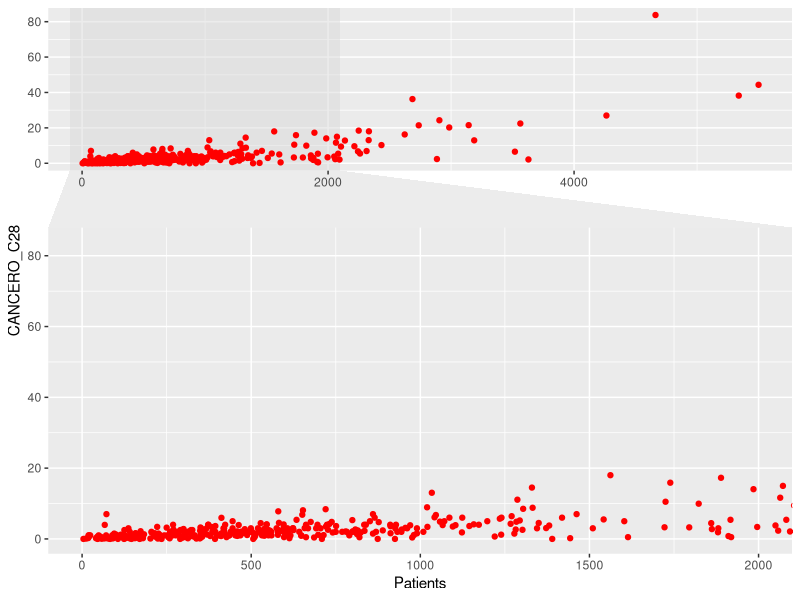
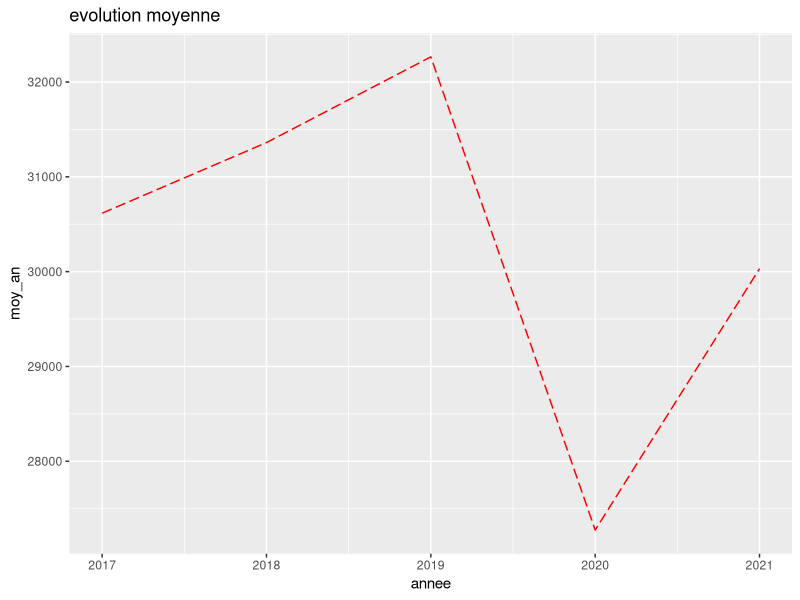
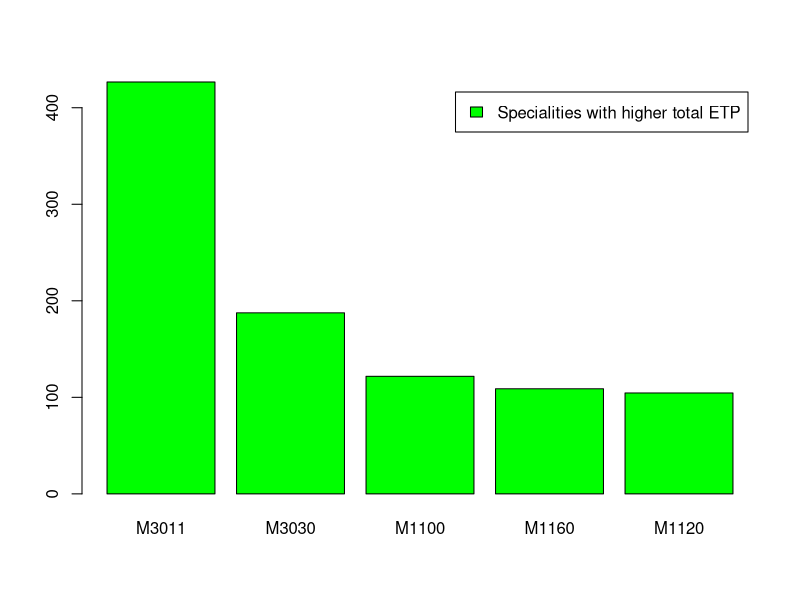
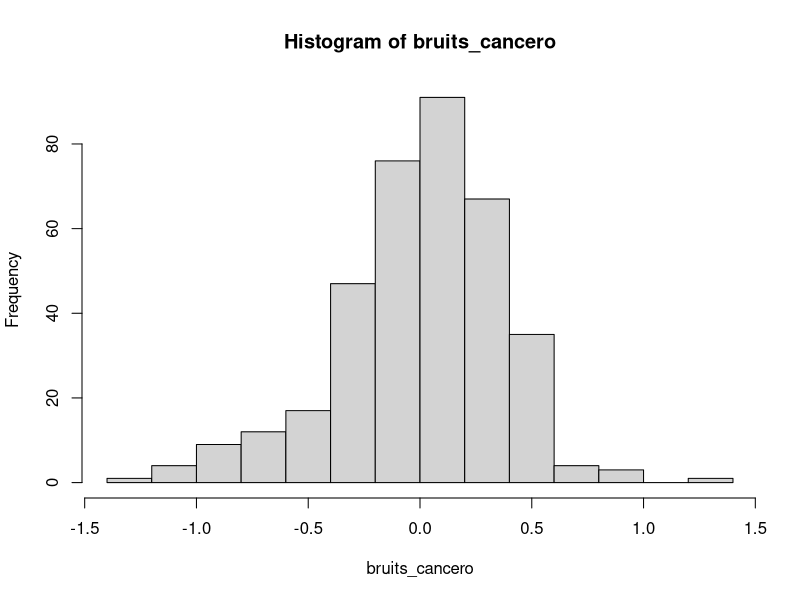
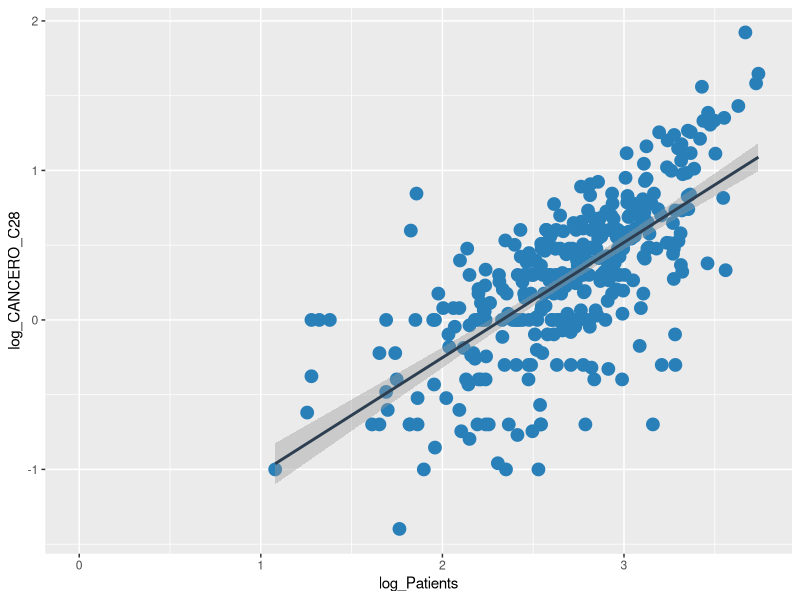

Write R code to recreate these figures, in order.
## ---- chunk 1
#To run first
#Imports of packages
library('tidyverse')
library("ggforce") #for graphs
library("dplyr") #for sql data manipulation
library("sqldf")
library("lmtest") #for Breusch-Pagan Test for etero
## ---- chunk 2

getwd()
setwd(dirname(rstudioapi::getActiveDocumentContext()$path))

cancero <- read.csv(file = "Donnees-20221103/CANCERO_2019.csv",
                    header = TRUE, sep = ";", dec = ".")

desc_cancero <- read.csv(file = "Donnees-20221103/Desc_Cancero_Urgences.csv",
                         header = TRUE, sep = ",", dec = ".")

urgences2017  <- read.csv(file = "Donnees-20221103/URGENCES2_2017.csv",
                         header = TRUE, sep = ";", dec = ".")

urgences2018  <- read.csv(file = "Donnees-20221103/URGENCES2_2018.csv",
                         header = TRUE, sep = ";", dec = ".")

urgences2019  <- read.csv(file = "Donnees-20221103/URGENCES2_2019.csv",
                         header = TRUE, sep = ";", dec = ".")

urgences2020  <- read.csv(file = "Donnees-20221103/URGENCES2_2020.csv",
                         header = TRUE, sep = ";", dec = ".")

urgences2021  <- read.csv(file = "Donnees-20221103/URGENCES2_2021.csv",
                         header = TRUE, sep = ";", dec = ".")

Q20 <- read.csv(file = "Donnees-20221103/Q20_2019.csv",
                         header = TRUE, sep = ";", dec = ".")

desc_Q20 <- read.csv(file = "Donnees-20221103/Desc_Q20.csv",
                         header = TRUE, sep = ",", dec = ".")

## ---- chunk 3
#attach databases, only run once
attach(cancero)
attach(desc_cancero)

## ---- chunk 4
#Define functions

#given an iterable X returns a vector without doublons of elements in L
no_doublons <- function(X){
      L <- list()
      for (x in X){
            if (! x %in% L){
                  L <- c(L,x)
            }
      }
      return(L)
}

#sum excluding na values
sum2 <- function(vector) {
      return(sum(vector[! is.na(vector)]))
}

#calculates and plots regression confidence interval
reg_conf_interval <- function(x,y) {
  
  n <- sum(!is.na(x + y))
  lm.model <- lm(y ~ x) # Fit linear model
  
  # Extract coefficients
  b0 <- lm.model$coefficients[1]
  b1 <- lm.model$coefficients[2]
  
}
## ---- chunk 5
N_chem_adults_MCO <- sum(CANCERO_A11[! is.na(CANCERO_A11)])
print(N_chem_adults_MCO)
## ---- chunk 6
N_chem_adults_HAD <- sum(CANCERO_B11[! is.na(CANCERO_B11)]) 
N_chem_childs_MCO <- sum(CANCERO_C11[! is.na(CANCERO_C11)]) 
N_chem_childs_HAD <- sum(CANCERO_D11[! is.na(CANCERO_D11)]) 

HAD_tot <- N_chem_adults_HAD + N_chem_childs_HAD
MCO_tot <- N_chem_adults_MCO + N_chem_childs_MCO
sprintf("The HAD adults percentage is :%.2f%%
         The MCO adults percentage is: %.2f%% ",N_chem_adults_HAD/HAD_tot*100,           N_chem_adults_MCO/MCO_tot*100)
## ---- chunk 7
cancero$Patients <- CANCERO_A11 + CANCERO_B11 + CANCERO_C11 + CANCERO_D11


ggplot(cancero) + 
      geom_point(aes(x = Patients, y = CANCERO_C28), col = "red")+
      facet_zoom(xlim = c(0, 2000)) #zoom

## ---- chunk 8
#il y a un souci ici je pense A REVOIR
#urgenero <- merge(cancero, urgences, by = "FI") #inner join
urgtot <- urgences2019[urgences2019$URG== "GEN", "dt80"] + urgences2019[urgences2019$URG == "GEN", "dt18"]
prop <- urgences2019[urgences2019$URG== "GEN", "dt80"] / urgtot
sprintf("l’unité d’urgence générale pour laquelle la proportion de patients de moins de 18 ans est la plus élevée est FI = %s", 
         urgences2019[urgences2019$URG =="GEN", ]$FI[which.max(prop)])
## ---- chunk 9
nb_unit_lit_nouveaux <-0
urgences2019_2020<-merge(urgences2019[urgences2019$URG == "GEN",],urgences2020[urgences2020$URG == "GEN",], by="FI")
nb_lit_nouveaux<-urgences2019_2020[,"LIT_UHCD.x"]-urgences2019_2020[, "LIT_UHCD.y"]
nb_lit_nouveaux<-nb_lit_nouveaux[!is.na(nb_lit_nouveaux)]
for(i in seq(1,length(nb_lit_nouveaux))){
  if (nb_lit_nouveaux[i] > 0){
    nb_unit_lit_nouveaux <- nb_unit_lit_nouveaux +1
  }
}
sprintf("nombre d’unites générales qui ont rajoute des lits en 2020 par rapport a 2019 : %i", nb_unit_lit_nouveaux)
## ---- chunk 10
moy_2017<-mean(urgences2017[urgences2017$URG == "GEN","PASSU"],na.rm=TRUE)
moy_2018<-mean(urgences2018[urgences2018$URG == "GEN","PASSU"],na.rm=TRUE)
moy_2019<-mean(urgences2019[urgences2019$URG == "GEN","PASSU"],na.rm=TRUE)
moy_2020<-mean(urgences2020[urgences2020$URG == "GEN","PASSU"],na.rm=TRUE)
moy_2021<-mean(urgences2021[urgences2021$URG == "GEN","PASSU"],na.rm=TRUE)

moy_an<-c(moy_2017,moy_2018,moy_2019,moy_2020,moy_2021)
annee<- c(2017,2018,2019,2020,2021)
evo_an<-data.frame(annee, moy_an)

ggplot(data = evo_an, aes(x=annee, y=moy_an )) + 
  geom_line(color = "red", linetype = 5) +
   ggtitle("evolution moyenne")
## ---- chunk 11
d = dim(Q20)
colran = 1:d[2]
rowran = 1:d[1]
for (i in colran) {
      n_na = length(rowran[is.na(Q20[,i])])  
      name = names(Q20)[i]
      print(sprintf("La proportion de donnèes manquantes de %s est %.3f per cent",
                     name,  n_na/d[1]*100))
}

## ---- chunk 12

#Names of all specialities, last is "total"
specialites <- sqldf('select distinct "Label.modalité", "Valeur.Modalité"
                      from desc_Q20
                      where "Variable" = "EFFSALPLF" or
                      "Variable" = "EFFSALPLH"')

propH <- t(rbind(specialites[, 1], specialites[, 2], specialites[,1])) #has one row for every speciality and 3 columns
len <- dim(propH)[1]

#Could've also added a new variable to specialites
for (i in 1:len) {
      job <- propH[i,]
      H_indices <- Q20$"PERSO" == job[2]
      F_indices <- Q20$"PERSO" == job[2]
      Hommes_job_total <- sum2(Q20$"EFFSALPLH"[H_indices])
      Femmes_job_total <- sum2(Q20$"EFFSALPLF"[F_indices])
      job_total <- Hommes_job_total + Femmes_job_total

      propH[i,3] <- Hommes_job_total / job_total
}
## ---- chunk 13
i <- which.max(propH[,3])
sprintf("%s has a male staff percentage of %.2f%%", propH[i,1], as.double(propH[i,3])*100)
## ---- chunk 14
i <- which.min(propH[,3])
sprintf("%s has a male staff percentage of %.2f%%", propH[i,1], as.double(propH[i,3])*100)
## ---- chunk 15
dist_vector <- abs(as.double(propH[,3]) - 1/2)
i <- which.min(propH[,3])
sprintf("%s has a male staff percentage of %.2f%%", propH[i,1], as.double(propH[i,3])*100)
## ---- chunk 16

specialites$ETP_tot <- rep(0,len)

for (i in 1:len) {
      indices <- Q20$"PERSO" == specialites[i,2] #finds indices corresponding to speciality ID
      tot_ETP <- sum2(Q20$"ETP_PU"[indices])
      specialites$ETP_tot[i] <- tot_ETP
}

ordered_specialites <- specialites[order(specialites$ETP_tot, decreasing = TRUE),]

## ---- chunk 17
indices <- c(1,3)
print(ordered_specialites[2:6,indices]) #the first line is the total
short_ordered_specialites <- ordered_specialites[2:6,]

barplot(height = short_ordered_specialites[,3], names.arg = short_ordered_specialites[,2], legend.text = "Specialities with higher total ETP", col = "green")


## ---- chunk 18
#variables we care about: Patients, CANCERO_C28 of cancero
model_cancero <- lm(CANCERO_C28 ~ Patients, data = cancero)
bptest(model_cancero)

## ---- chunk 19
cancero$log_Patients <- log10(cancero$Patients)
#cancero$log_Patients[is.infinite(cancero$log_Patients),] <- NA 
cancero$log_CANCERO_C28 <- log10(cancero$CANCERO_C28)
cancero$log_CANCERO_C28[is.infinite(cancero$log_CANCERO_C28)] <- NA 
model2_cancero <- lm(log_CANCERO_C28 ~ log_Patients, data = cancero)
bptest(model2_cancero)

## ---- chunk 20
summary(model2_cancero)
## ---- chunk 21
b0 <- model2_cancero$coefficients[1]
b1 <- model2_cancero$coefficients[2]
bruits_cancero <- cancero$log_CANCERO_C28 - cancero$log_Patients*b1 - b0
shapiro.test(bruits_cancero)
hist(bruits_cancero)

## ---- chunk 22
ggplot(cancero, aes(x=log_Patients, y=log_CANCERO_C28)) + 
  geom_point(color='#2980B9', size = 4) + 
  geom_smooth(method=lm, color='#2C3E50')
